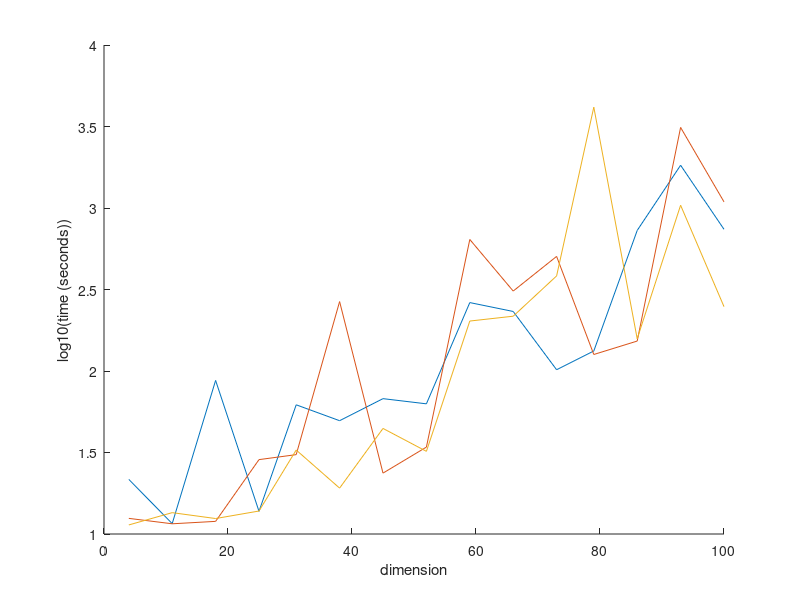
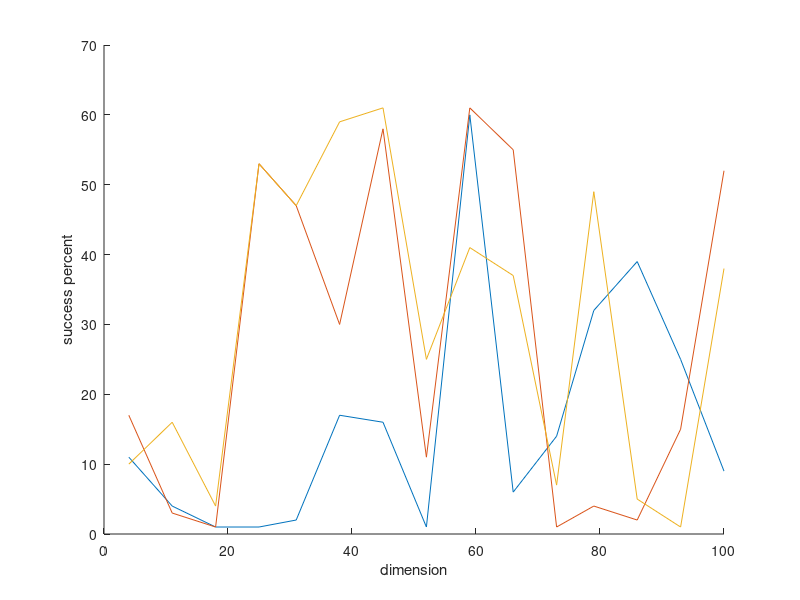
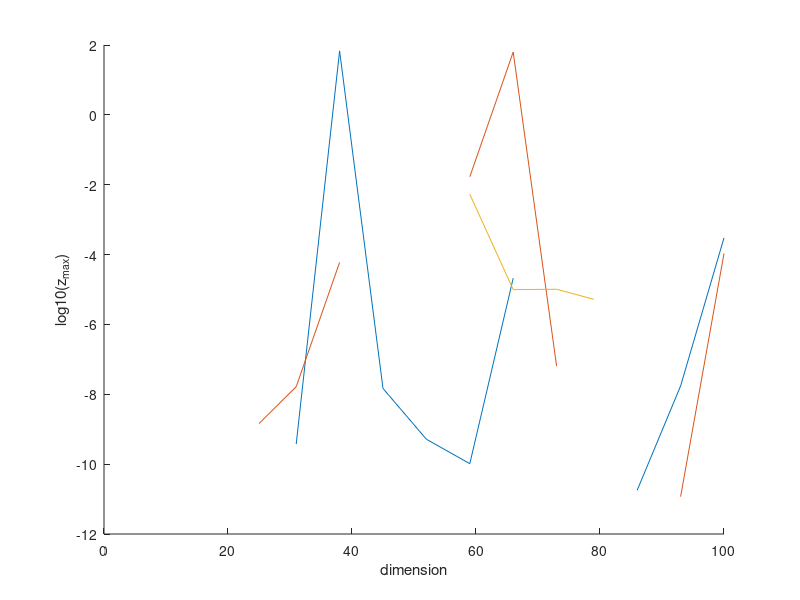
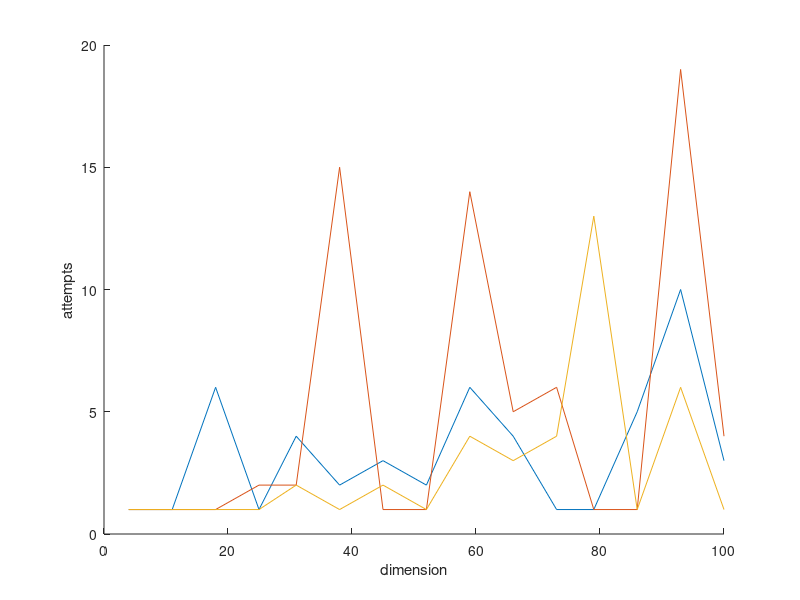

Recreate these plots in MATLAB, in order.
load('plot_performance.mat')

%nmax=30
figure
hold on;
for i=1:repetitions
    plot(ns, log10(results(:, i, 1)))
end
ylabel('log10(time (seconds))');
xlabel('dimension');
hold off;

figure
hold on;
for i=1:repetitions
    plot(ns, 100 * results(:, i, 2) / k)
end
ylabel('success percent')
xlabel('dimension');
hold off;

figure
hold on;
for i=1:repetitions
    plot(ns, log10(results(:, i, 3)))
end
ylabel('log10(z_{max})')
xlabel('dimension');
hold off;

figure
hold on;
for i=1:repetitions
    plot(ns, 1 + results(:, i, 4))
end
ylabel('attempts')
xlabel('dimension');
hold off;

figure
hold on;
for i=1:repetitions
    plot(ns, log10((results(:, i, 1) / (1 + results(:, i, 4)))))
end
ylabel('log10(mean attempt time)')
xlabel('dimension');
hold off;